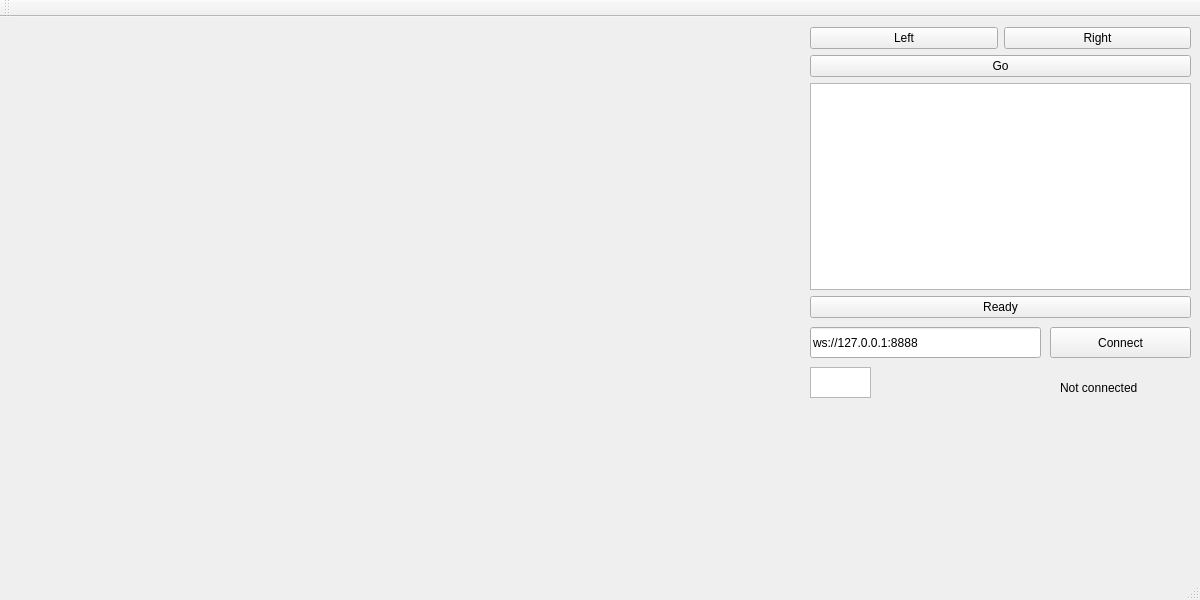
<?xml version="1.0" encoding="UTF-8"?>
<ui version="4.0">
 <class>GameWindow</class>
 <widget class="QMainWindow" name="GameWindow">
  <property name="geometry">
   <rect>
    <x>0</x>
    <y>0</y>
    <width>1200</width>
    <height>600</height>
   </rect>
  </property>
  <property name="windowTitle">
   <string>GameWindow</string>
  </property>
  <widget class="QWidget" name="centralwidget">
   <widget class="QWidget" name="verticalLayoutWidget">
    <property name="geometry">
     <rect>
      <x>810</x>
      <y>10</y>
      <width>381</width>
      <height>291</height>
     </rect>
    </property>
    <layout class="QVBoxLayout" name="playerOneHub">
     <property name="bottomMargin">
      <number>0</number>
     </property>
     <item>
      <layout class="QGridLayout" name="gridLayout">
       <property name="horizontalSpacing">
        <number>6</number>
       </property>
       <item row="0" column="2">
        <widget class="QPushButton" name="rightButton">
         <property name="text">
          <string>Right</string>
         </property>
         <property name="flat">
          <bool>false</bool>
         </property>
        </widget>
       </item>
       <item row="0" column="0">
        <widget class="QPushButton" name="leftButton">
         <property name="text">
          <string>Left</string>
         </property>
        </widget>
       </item>
      </layout>
     </item>
     <item>
      <widget class="QPushButton" name="goButton">
       <property name="text">
        <string>Go</string>
       </property>
      </widget>
     </item>
     <item>
      <widget class="QListView" name="listView"/>
     </item>
     <item>
      <widget class="QPushButton" name="readyButton">
       <property name="text">
        <string>Ready</string>
       </property>
      </widget>
     </item>
    </layout>
   </widget>
   <widget class="QLineEdit" name="urlInput">
    <property name="geometry">
     <rect>
      <x>810</x>
      <y>310</y>
      <width>231</width>
      <height>31</height>
     </rect>
    </property>
    <property name="inputMask">
     <string/>
    </property>
    <property name="text">
     <string>ws://127.0.0.1:8888</string>
    </property>
   </widget>
   <widget class="QPushButton" name="connectButton">
    <property name="geometry">
     <rect>
      <x>1050</x>
      <y>310</y>
      <width>141</width>
      <height>31</height>
     </rect>
    </property>
    <property name="text">
     <string>Connect</string>
    </property>
   </widget>
   <widget class="QLabel" name="connectLabel">
    <property name="geometry">
     <rect>
      <x>1060</x>
      <y>350</y>
      <width>121</width>
      <height>41</height>
     </rect>
    </property>
    <property name="text">
     <string>Not connected</string>
    </property>
   </widget>
   <widget class="QGraphicsView" name="playerColorSlot">
    <property name="geometry">
     <rect>
      <x>810</x>
      <y>350</y>
      <width>61</width>
      <height>31</height>
     </rect>
    </property>
    <property name="backgroundBrush">
     <brush brushstyle="SolidPattern">
      <color alpha="255">
       <red>255</red>
       <green>255</green>
       <blue>255</blue>
      </color>
     </brush>
    </property>
   </widget>
  </widget>
  <widget class="QMenuBar" name="menubar">
   <property name="geometry">
    <rect>
     <x>0</x>
     <y>0</y>
     <width>1200</width>
     <height>22</height>
    </rect>
   </property>
  </widget>
  <widget class="QStatusBar" name="statusbar"/>
  <widget class="QToolBar" name="toolBar">
   <property name="windowTitle">
    <string>toolBar</string>
   </property>
   <attribute name="toolBarArea">
    <enum>TopToolBarArea</enum>
   </attribute>
   <attribute name="toolBarBreak">
    <bool>false</bool>
   </attribute>
  </widget>
 </widget>
 <resources/>
 <connections/>
</ui>
